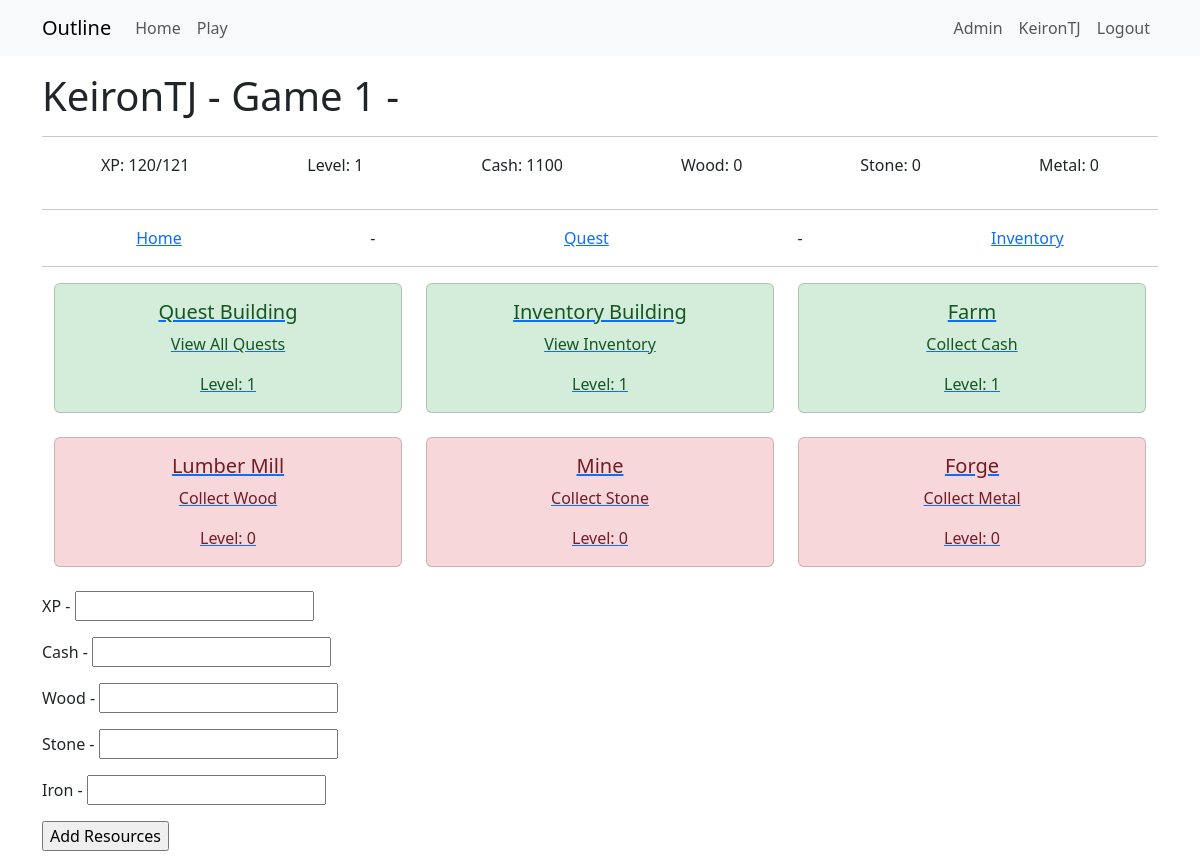
/play/1 (signed in), run on an earlier commit of the app's database.
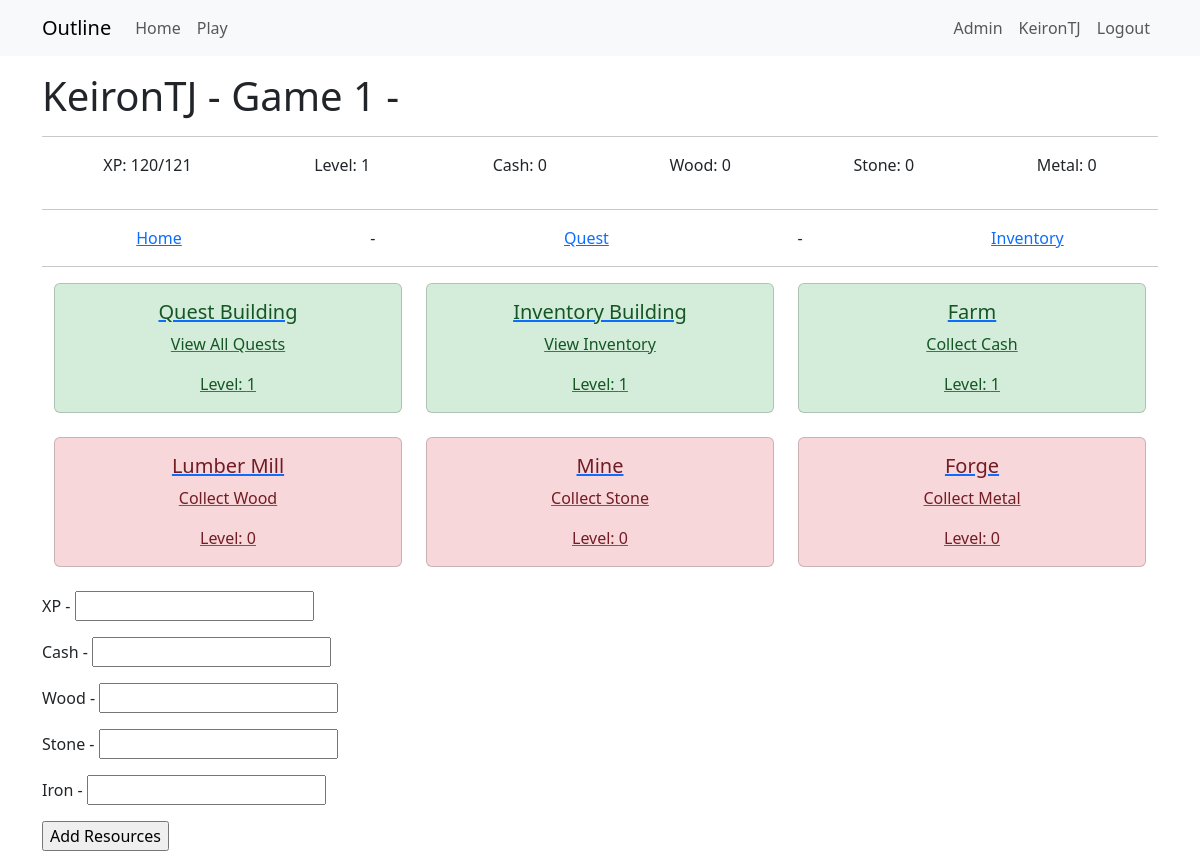
And on a later commit of the database.
### app/models.py (models this page shows)
class Game(db.Model):
    __tablename__ = 'game'
    id = db.Column(db.Integer, primary_key=True)
    user_id = db.Column(db.Integer, db.ForeignKey('user.id'), nullable=False)
    game_name = db.Column(db.String(64))
    game_exists = db.Column(db.Boolean, default=True)
    entry_date = db.Column(db.DateTime, default=datetime.now(timezone.utc))
    xp = db.Column(db.Integer, default=0)
    level = db.Column(db.Integer, default=0)
    cash = db.Column(db.Integer, default=0)
    wood = db.Column(db.Integer, default=0)
    stone = db.Column(db.Integer, default=0)
    metal = db.Column(db.Integer, default=0)
    next_level_xp_required = db.Column(db.Integer, default=110)
    user = db.relationship("User", back_populates="game")
    inventories = db.relationship("InventoryUser", back_populates="game")
    quest_progress = db.relationship("QuestProgress", back_populates="game")
    building_progress = db.relationship("BuildingProgress", back_populates="game")
    resource_logs = db.relationship("ResourceLog", back_populates="game")

### app/game/routes.py (the view, shortened to what this page needs)
@bp.route('/play/<game_id>', methods=['GET', 'POST'])
@login_required
def play(game_id):
    if not current_user.is_admin() and current_user.activegame != int(game_id):
        return redirect(url_for('admin.not_admin'))
    game = g.game  # Optimized query
    if not game:
        flash('Game not found.', 'error')
        return redirect(url_for('main.index'))
    resourceform = AddResourcesForm()
    service = GameService(game_id=game_id)
    return render_template("game/play.html", game=game, resourceform=resourceform)

### app/game/forms.py
class AddResourcesForm(FlaskForm):
    xp = IntegerField('XP')
    cash = IntegerField('Cash')
    wood = IntegerField('Wood')
    stone = IntegerField('Stone')
    metal = IntegerField('Iron')
    add_button = SubmitField('Add Resources')

### app/game/__init__.py (called while the page is built)
@bp.before_app_request
def before_request():
    load_game()

### app/game/context_processor.py (called while the page is built)
def load_game():
    if current_user.is_authenticated:
        game_id = current_user.activegame
        if game_id:
            g.game = Game.query.get(game_id)
        else:
            g.game = None
    else:
        g.game = None

### app/game/game_logic.py (called while the page is built)
    def _get_game(self) -> Game:
        game = Game.query.get(self.game_id)
        if game is None:
            raise ValueError(f"Game with ID {self.game_id} not found.")
        return game

### app/models.py (called while the page is built)
@login.user_loader
def load_user(id):
    return db.session.get(User, int(id))

    def is_admin(self):
        return 'admin' in [role.name for role in self.role]

### app/templates/game/play.html (shortened to what this page needs)
{% extends "game/game_base.html" %}
{% block content2 %}
<div class="container mt-3">
    <div class="row">
        {% for building in game.building_progress %}
        <div class="col-md-4 mb-4">
            {% if building.building.building_type.id == 2 %}
                <a href="{{  url_for(building.building.building_link, game_id=game.id) }}" class="card-link">
            {% else %}
                <a href="{{  url_for(building.building.building_link, building_progress_id=building.id) }}" class="card-link">
            {% endif %}
                {% if building.building_active %}
                    <div class="card building-active">
                {% else %}
                    <div class="card building-inactive">
                {% endif %}
                    <div class="card-body text-center">
                        <h5 class="card-title">{{ building.building.building_name }}</h5>
                        <p class="card-text">{{ building.building.building_description }}</p>
                        <p class="card-text">Level: {{ building.building_level }}</p>
                    </div>
                </div>
            </a>
        </div>
        {% if loop.index % 3 == 0 %}
    </div><div class="row">
        {% endif %}
        {% endfor %}
    </div>
</div>
<div>
    <form action="" method="post">
        <p>{{ resourceform.xp.label }} - {{ resourceform.xp }}</p>
        <p>{{ resourceform.cash.label }} - {{ resourceform.cash }}</p>
        <p>{{ resourceform.wood.label }} - {{ resourceform.wood }}</p>
        <p>{{ resourceform.stone.label }} - {{ resourceform.stone }}</p>
        <p>{{ resourceform.metal.label }} - {{ resourceform.metal }}</p>
        <p>{{ resourceform.add_button() }}</p>
    </form>
</div>
{% endblock content2 %}

### app/templates/game/game_base.html (shortened to what this page needs)
{% extends "base.html" %}
{% block content %}
<h1>  {{ game.user.username }} - {{ game.game_name }} - {{ title }}  </h1>
<hr>
<div style="display: flex; justify-content: space-around;">
    <p>XP: {{ game.xp }}/{{game.next_level_xp_required}}</p>
    <p>Level: {{ game.level}}</p>
    <p>Cash: {{ game.cash }}</p>
    <p>Wood: {{ game.wood }}</p>
    <p>Stone: {{ game.stone }}</p>
    <p>Metal: {{ game.metal }}</p>
</div>
<hr>
<div style="display: flex; justify-content: space-around;">
    <a href="{{ url_for('game.play', game_id=game.id) }}">Home</a> -
    {% for building in game.building_progress %}
       {% if building.building.id == 1 %}
            <a href="{{ url_for('game.building_quests', building_progress_id=building.id) }}">Quest</a> -
       {% endif %}
    {% endfor %}
    <a href="{{ url_for('game.building_inventory', game_id=game.id) }}"> Inventory </a>
</div>
<hr>
{% block content2 %}  {% endblock content2 %}
{% endblock content %}

What changed in the data, as far as the page shows it:
changed Game "Game 1": cash "1100" → "0"
